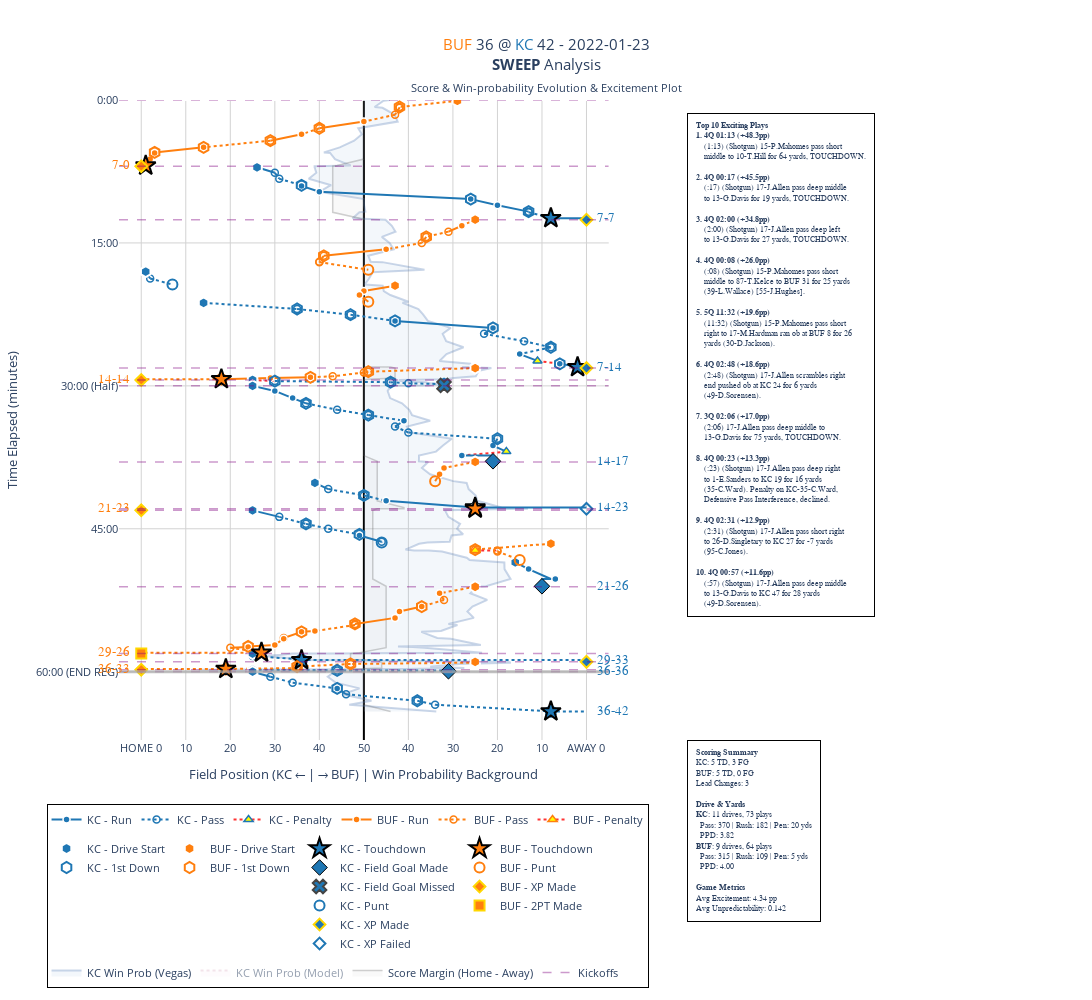

This figure's notebook cell:
### Code cell
sweep_visualization,game_id = SWEEP.get_visualization(NFL_DATA,the_week=SELECT_WEEK,the_team=SELECT_TEAM)
